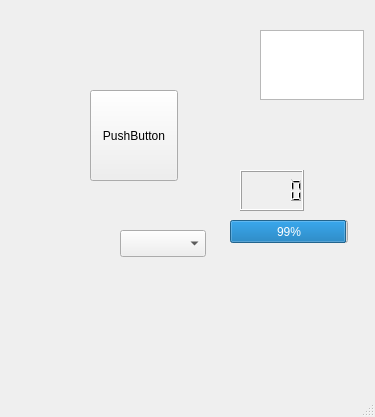
<?xml version="1.0" encoding="UTF-8"?>
<ui version="4.0">
 <class>MainWindow</class>
 <widget class="QMainWindow" name="MainWindow">
  <property name="geometry">
   <rect>
    <x>0</x>
    <y>0</y>
    <width>375</width>
    <height>417</height>
   </rect>
  </property>
  <property name="windowTitle">
   <string>MainWindow</string>
  </property>
  <widget class="QWidget" name="centralwidget">
   <widget class="QPushButton" name="pushButton">
    <property name="geometry">
     <rect>
      <x>90</x>
      <y>90</y>
      <width>88</width>
      <height>91</height>
     </rect>
    </property>
    <property name="text">
     <string>PushButton</string>
    </property>
   </widget>
   <widget class="QComboBox" name="comboBox">
    <property name="geometry">
     <rect>
      <x>120</x>
      <y>230</y>
      <width>86</width>
      <height>27</height>
     </rect>
    </property>
   </widget>
   <widget class="QPlainTextEdit" name="plainTextEdit">
    <property name="geometry">
     <rect>
      <x>260</x>
      <y>30</y>
      <width>104</width>
      <height>70</height>
     </rect>
    </property>
   </widget>
   <widget class="QLCDNumber" name="lcdNumber">
    <property name="geometry">
     <rect>
      <x>240</x>
      <y>170</y>
      <width>64</width>
      <height>41</height>
     </rect>
    </property>
   </widget>
   <widget class="QProgressBar" name="progressBar">
    <property name="geometry">
     <rect>
      <x>230</x>
      <y>220</y>
      <width>118</width>
      <height>23</height>
     </rect>
    </property>
    <property name="value">
     <number>99</number>
    </property>
   </widget>
  </widget>
  <widget class="QMenuBar" name="menubar">
   <property name="geometry">
    <rect>
     <x>0</x>
     <y>0</y>
     <width>375</width>
     <height>24</height>
    </rect>
   </property>
  </widget>
  <widget class="QStatusBar" name="statusbar"/>
 </widget>
 <resources/>
 <connections/>
</ui>
